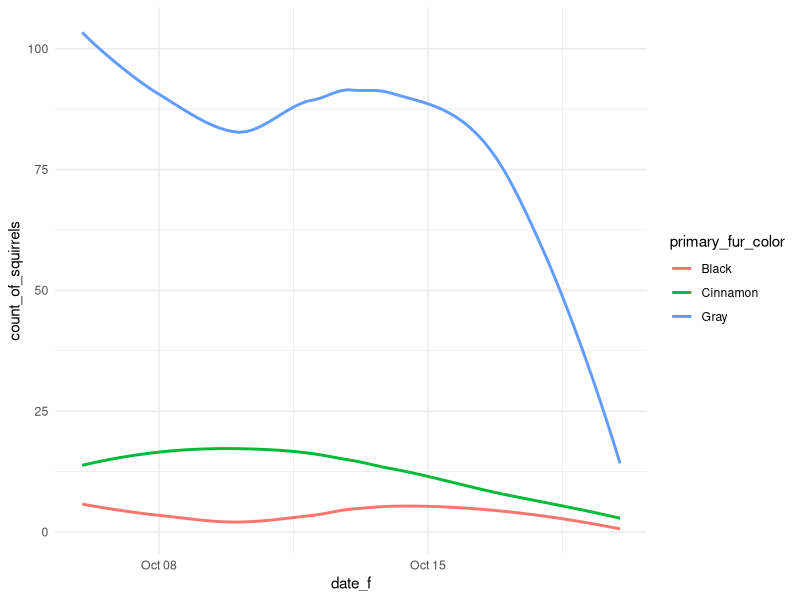

Write the R code that produced this figure.
## ---- chunk 1
library(tidyverse)
library(ggplot2)
# install.packages('patchwork')
library(patchwork)

theme_set(theme_minimal())
knitr::opts_chunk$set(dpi = 200)
## ---- chunk 2
squirrel_subset <- read.csv('squirrels_subset.csv')
squirrel_subset <- filter(squirrel_subset, !is.na(primary_fur_color))

squirrel_subset <- squirrel_subset %>%
  mutate(date_f = as.Date.character(date, format = '%m%d%Y'))
## ---- chunk 3
squirrel_subset %>%  
  group_by(date_f, primary_fur_color) %>%  
  summarise(count_of_squirrels = n()) %>%  
  ggplot() + 
  aes(x = date_f, y = count_of_squirrels, color = primary_fur_color) + 
  stat_smooth(se = FALSE) # fill out the labs() arg!
